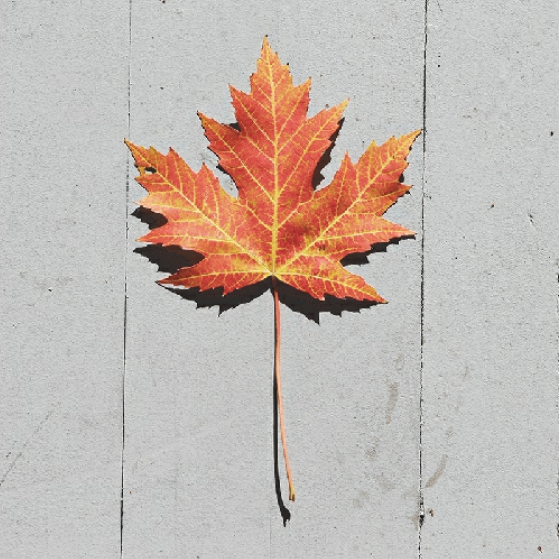
#> input picture img/folha_color.png, 560 x 559 px
$ python 'arquivo 1.py'
#> lines starting #> are read from the running program, lines starting #| are printed output that depends on the picture
import cv2
from cv2 import COLOR_BGR2GRAY
from matplotlib import pyplot


img = cv2.imread("../img/folha_color.png")
#> img is the input picture: shape (559, 560, 3); mean B, G, R 178.8, 185.1, 195.9
b,g,r = cv2.split(img)
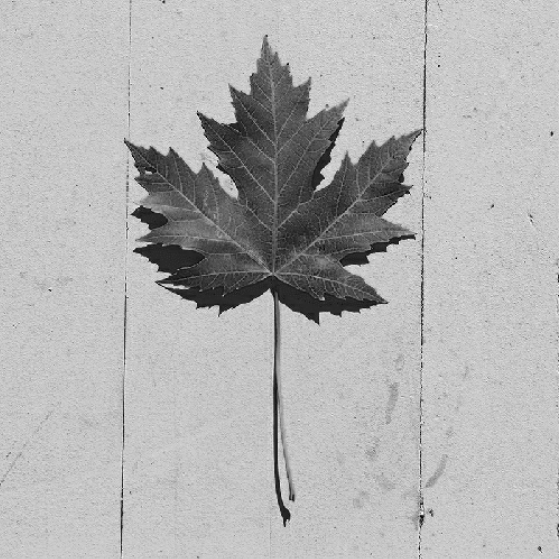
#> b: shape (559, 560); min 0, max 255, mean 178.8
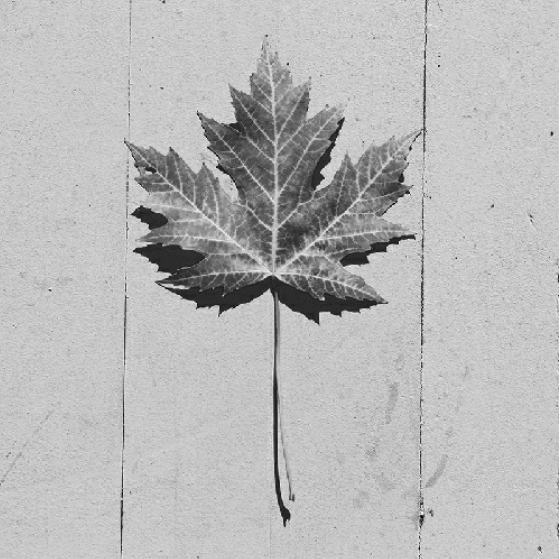
#> g: shape (559, 560); min 3, max 255, mean 185.1
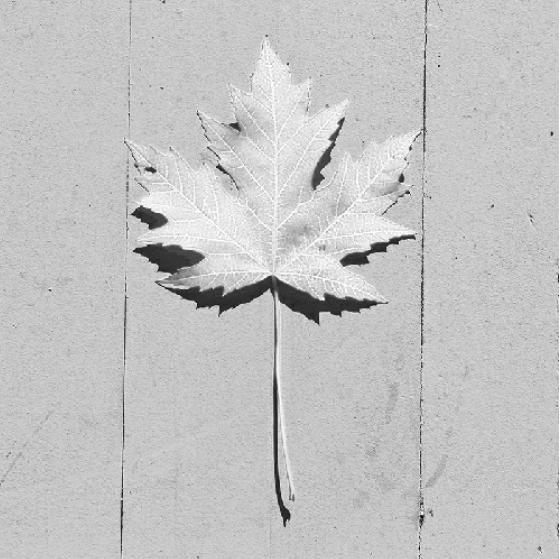
#> r: shape (559, 560); min 7, max 255, mean 195.9

img_cinza = cv2.cvtColor(img, COLOR_BGR2GRAY)
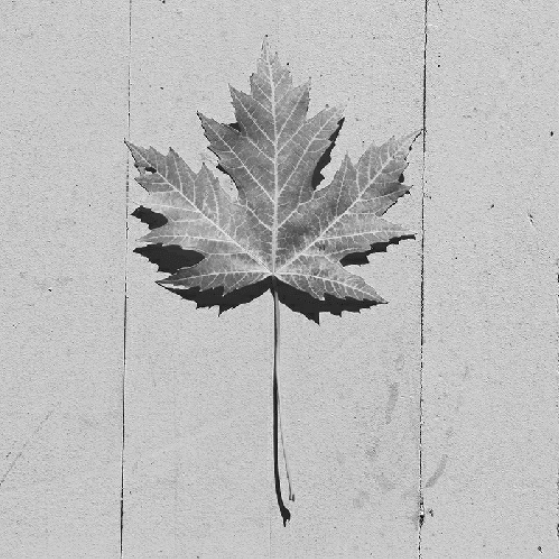
#> img_cinza: shape (559, 560); min 4, max 255, mean 187.5
pyplot.figure("Histograma B")
pyplot.hist(b.ravel(), 255, [0,255])
pyplot.figure("Histograma G")
pyplot.hist(g.ravel(), 255, [0,255])
pyplot.figure("histograma R")
pyplot.hist(r.ravel(), 255, [0,255])
pyplot.show()
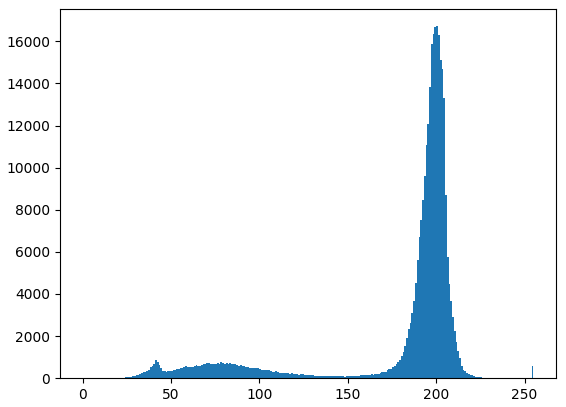
#> figure drawn by matplotlib, 1 panel; tallest bar 16719 high, from x = 200 to 201
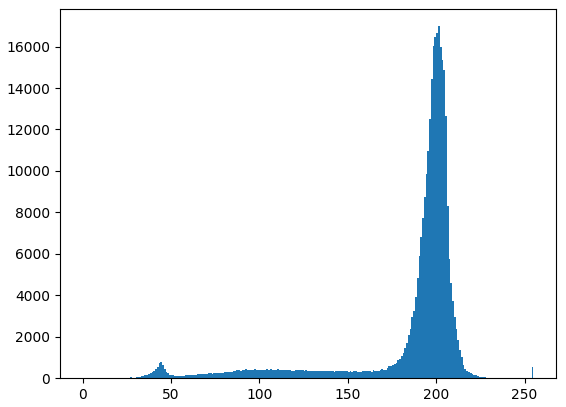
#> figure drawn by matplotlib, 1 panel; tallest bar 16982 high, from x = 201 to 202
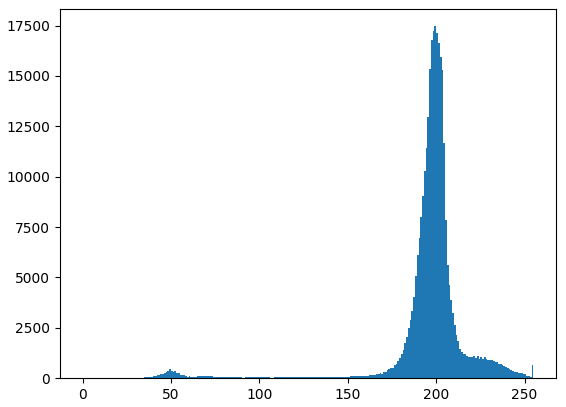
#> figure drawn by matplotlib, 1 panel; tallest bar 17469 high, from x = 199 to 200
